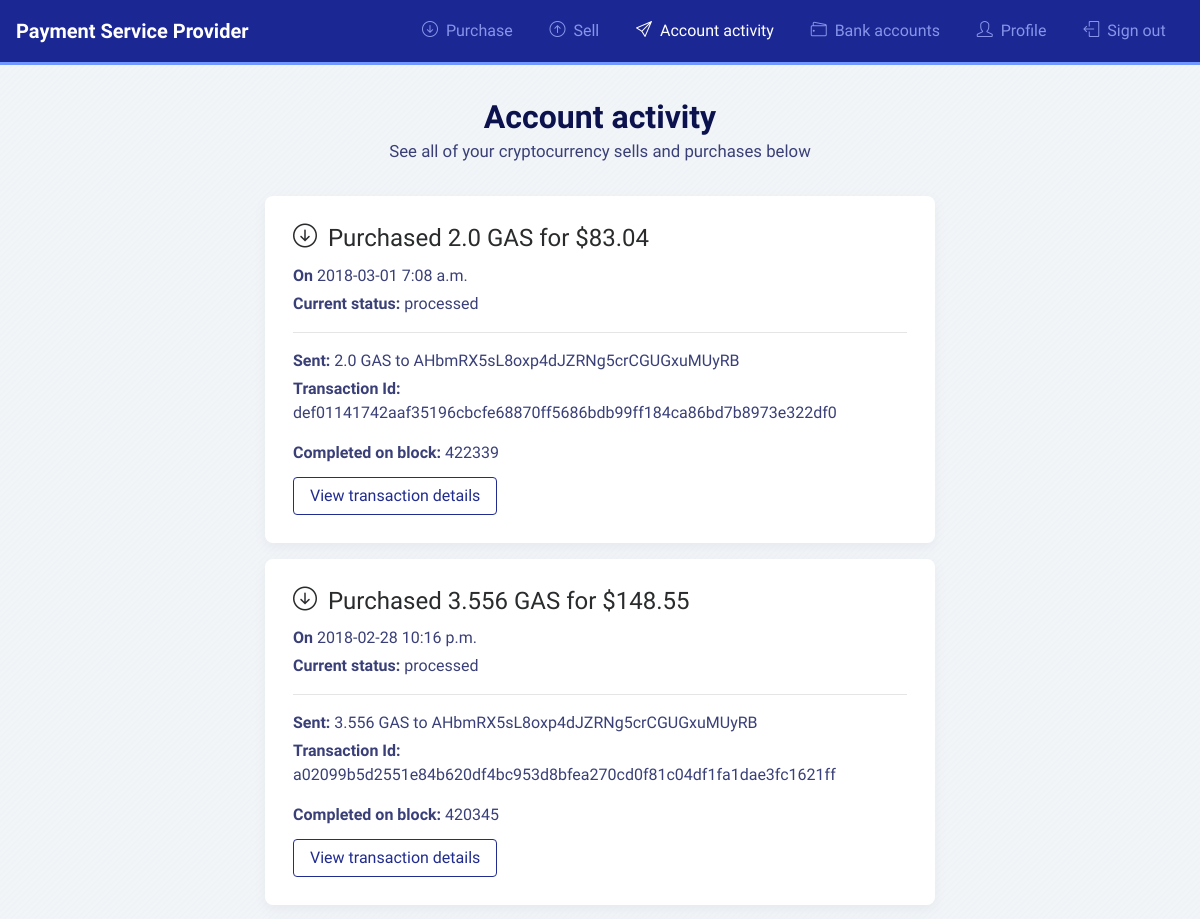
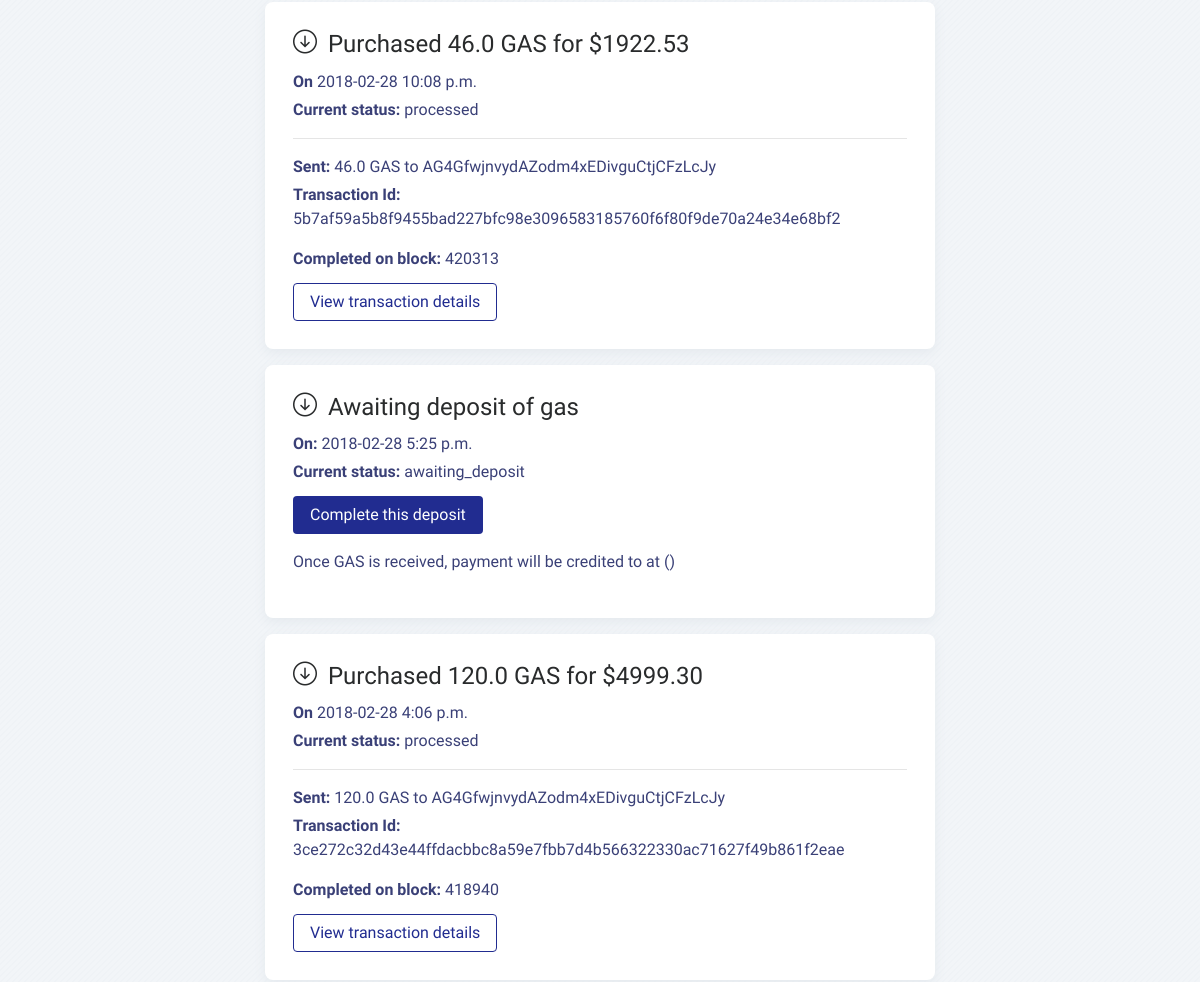
The app's page /customer/transactions/ (signed in, upper part), older data (2 pictures, top to bottom).
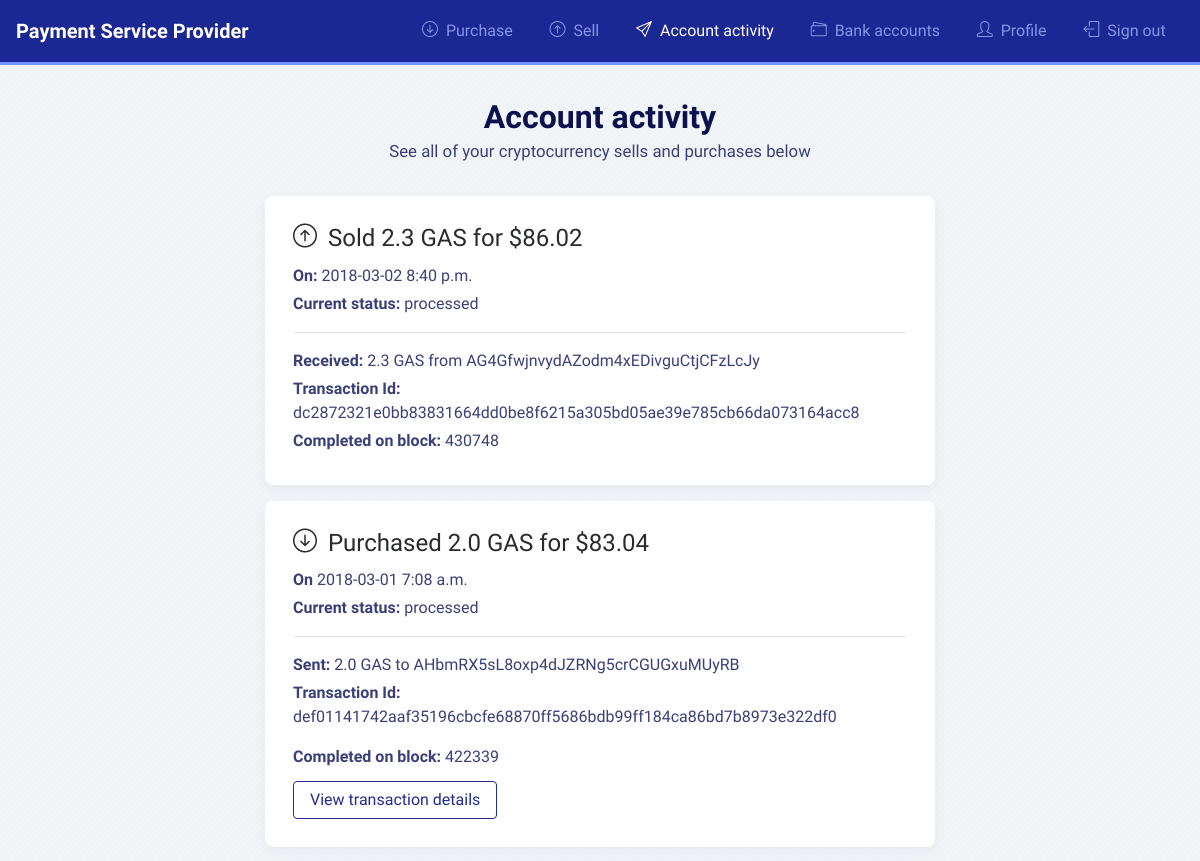
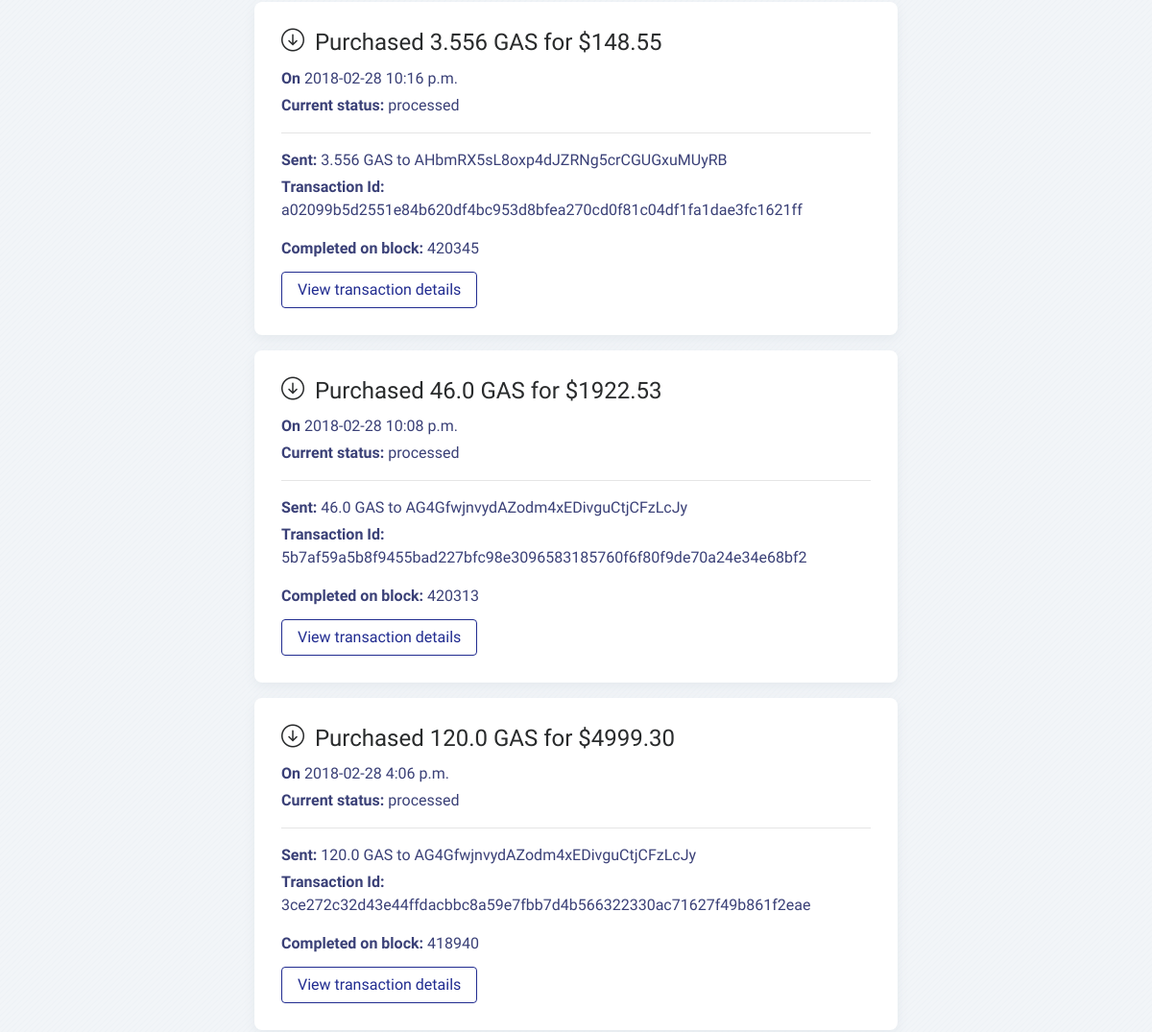
The same page, newer data (2 pictures, top to bottom).
### customer/models.py (models this page shows, shortened)
class Purchase(models.Model):
    asset = models.CharField(choices=ASSET_CHOICES,
                             default='GAS', max_length=3)
    amount = models.FloatField(default=1.00)
    user = models.ForeignKey(settings.AUTH_USER_MODEL,
                             on_delete=models.CASCADE)
    sender_account_id = models.CharField(max_length=128)
    receiver_account_id = models.CharField(max_length=128)
    neo_address = models.CharField(max_length=34)
    gas_price = models.FloatField()
    fee = models.FloatField(default=.05)
    total_gas = models.FloatField()
    total_fee = models.FloatField()
    total = models.FloatField()
    status = models.CharField(
        max_length=32, choices=PURCHASE_STATUS, default='pending')
    transfer_url = models.CharField(max_length=128)
    date_created = models.DateTimeField(auto_now_add=True)
    date_updated = models.DateTimeField(auto_now=True)
    failure_reason = models.CharField(max_length=1024, blank=True, null=True)
    blockchain_transfer = models.OneToOneField(
        'blockchain.BlockchainTransfer', blank=True, null=True, on_delete=models.CASCADE)
    class Meta:
        ordering = ['-date_created', ]

class Deposit(models.Model):
    amount = models.FloatField(default=1.00, blank=True, null=True)
    user = models.ForeignKey(settings.AUTH_USER_MODEL,
                             on_delete=models.DO_NOTHING)
    sender_account_id = models.CharField(max_length=128)
    receiver_account_id = models.CharField(max_length=128)
    neo_sender_address = models.CharField(max_length=34, blank=True, null=True)
    asset = models.CharField(choices=ASSET_CHOICES,
                             default='GAS', max_length=3)
    gas_price = models.FloatField(blank=True, null=True)
    fee = models.FloatField(default=.05)
    total_gas = models.FloatField(blank=True, null=True)
    total_fee = models.FloatField(blank=True, null=True)
    total = models.FloatField(blank=True, null=True)
    status = models.CharField(
        max_length=32, choices=PURCHASE_STATUS, default='awaiting_deposit')
    transfer_url = models.CharField(max_length=128, blank=True, null=True)
    date_created = models.DateTimeField(auto_now_add=True)
    date_updated = models.DateTimeField(auto_now=True)
    failure_reason = models.CharField(max_length=1024, blank=True, null=True)
    blockchain_transfer = models.OneToOneField(
        'blockchain.BlockchainTransfer', blank=True, null=True, on_delete=models.CASCADE)
    deposit_wallet = models.OneToOneField(
        'blockchain.DepositWallet', on_delete=models.CASCADE)
    invoice_id = models.UUIDField(auto_created=True)
    class Meta:
        ordering = ['-date_created', ]
    @property
    def receiver_account(self):
        url = '%s%s' % (DwollaClient.instance(
        ).funding_source_url, self.receiver_account_id)
        return dwolla_get_url(url)

### blockchain/models.py (models this page shows, shortened)
class BlockchainTransfer(models.Model):
    to_address = models.CharField(max_length=34)
    from_address = models.CharField(max_length=34)
    amount = models.FloatField()
    asset = models.CharField(
        max_length=3, choices=ASSET_CHOICES, default='GAS')
    transaction_id = models.CharField(max_length=64, blank=True, null=True)
    status = models.CharField(
        max_length=64, choices=PURCHASE_STATUS, default='pending')
    start_block = models.IntegerField()
    confirmed_block = models.IntegerField(blank=True, null=True)
    @property
    def transaction(self):
        if self.transaction_id:
            try:
                tx, height = Blockchain.Default().GetTransaction(self.transaction_id)
                return tx
            except Exception as e:
                print("Could not get transaction %s " % e)
        return None
    @property
    def tx_json(self):
        return {}

### customer/views.py (the view)
# urls.py: path('transactions/', TransactionView.as_view(), name='transactions'),
class TransactionView(View):
    template_name = 'transactions.html'
    @method_decorator(login_required)
    def get(self, request, *args, **kwargs):
        purchases = request.user.purchase_set.all()
        deposits = request.user.deposit_set.all()
        pending_deposit = request.user.pending_deposit
        all_tx = list(purchases) + list(deposits)
        all_tx.sort(key=lambda x: x.date_updated, reverse=True)
        return render(request, self.template_name, {'all_tx': all_tx, 'pending_deposit': pending_deposit})

### customer/dwolla.py (called while the page is built)
def dwolla_get_url(url):
    try:
        result = DwollaClient.instance().token.get(url)
        return result.body
    except Exception as e:
        logger.error("Could not get url: %s %s " % (url, e))
    return None

    @property
    def api_url(self):
        if self._client.environment == 'sandbox':
            return 'https://api-sandbox.dwolla.com/'
        return 'https://api.dwolla.com/'

    @property
    def funding_source_url(self):
        return '%sfunding-sources/' % self.api_url

    @property
    def token(self):
        return self._token

    @staticmethod
    def instance():
        if not DwollaClient.__instance:
            DwollaClient.__instance = DwollaClient()
        return DwollaClient.__instance

### customer/templatetags/customer_tags.py (called while the page is built)
@register.filter
def get_type(value):
    try:
        return value.__class__.__name__
    except Exception as e:
        print("couldnt get class name %s " % e)
    return type(value)

### nexpsp/context_processors.py (called while the page is built)
def crypto_prices(request):
    ctx = {}
    for price in Price.objects.all():
        ctx['price_%s' % price.asset] = price.usd
    return ctx

### templates/transactions.html (shortened to what this page needs)
{% extends "account/base.html" %}
{% load bootstrap4 %}
{% load i18n %}
{% load customer_tags %}
{% block content %}
<h1>{% trans "Account activity" %}</h1>
<p class="text-center larger-body-copy">{% trans "See all of your cryptocurrency sells and purchases below" %}</p>
<div class="row">
    <div class="col-sm-12">
        {% for tx in all_tx %}
        {% if tx|get_type == 'Deposit' %}
            {% with tx as deposit %}
            {% include 'transaction/sale.html' %}
            {% endwith %}
        {% elif tx|get_type == 'Purchase' %}
            {% include 'transaction/purchase.html' %}
        {% else %}
            <p>Could not determin type {{ tx|get_type }} </p>
        {% endif %}
        {% endfor %}
    </div>
</div>
{% endblock %}

### templates/transaction/sale.html
<div class="card card-block mb-3">
            {% if deposit.status == 'awaiting_deposit' %}
            <h4 class="card-title"><i class="icon icon-arrow-down-circle"></i> Awaiting deposit of gas</h4>
            {% elif deposit.status == 'gas_received' %}
            <h4 class="card-title"><i class="icon icon-arrow-down-circle"></i> Recieved {{ deposit.amount }} GAS, initiating payment to {{ deposit.receiver_account.name }} at {{ deposit.receiver_account.bankName }} ({{ deposit.receiver_account.bankAccountType }})</h4>
            {% elif deposit.status == 'pending' %}
            <h4 class="card-title"><i class="icon icon-arrow-up-circle"></i> Sold {{ deposit.amount }} GAS for ${{ deposit.total|floatformat:2 }}</h4>
            {% elif deposit.status == 'processed' %}
            <h4 class="card-title"><i class="icon icon-arrow-up-circle"></i> Sold {{ deposit.amount }} GAS for ${{ deposit.total|floatformat:2 }}</h4>
            {% elif deposit.status == 'failed' %}
            <h4 class="card-title">Error processing deposit.</h4>
            {% endif %}
            <div class="card-text">
                <p class="mb-1"><strong>On:</strong> {{ deposit.date_updated|date:'Y-m-d' }} {{ deposit.date_updated|time }}</p>
                <p class="mb-1"><strong>Current status:</strong> {{ deposit.status }}</p>
                {% if deposit.blockchain_transfer.transaction_id %}
                    <hr/>
                    <p class="mb-1"><strong>Received:</strong> {{ deposit.amount }} {{ deposit.asset }} from {{ deposit.neo_sender_address }}</p>
                    <p class="mb-1"><strong>Transaction Id:</strong> {{ deposit.blockchain_transfer.transaction_id }}</p>
                    <p class="mb-1"><strong>Completed on block:</strong> {{ deposit.blockchain_transfer.confirmed_block }}</p>
                {% else %}
                    <a class="btn btn-primary mb-3 mt-2" href="{% url 'deposit-crypto' %}">Complete this deposit</a>
                    <p>Once GAS is received, payment will be credited to <strong>{{ deposit.receiver_account.name }}</strong> at {{ deposit.receiver_account.bankName }} ({{ deposit.receiver_account.bankAccountType }})
                {% endif %}
            </div>
        </div>

### templates/transaction/purchase.html (shortened to what this page needs)
       <div class="card card-block mb-3">
            <h4 class="card-title"><i class="icon icon-arrow-down-circle"></i> Purchased {{ tx.amount }} {{ tx.asset }} for ${{ tx.total|floatformat:2 }}</h4>
            <div class="card-text">
                <p class="mb-1"><strong>On</strong> {{ tx.date_updated|date:'Y-m-d' }} {{ tx.date_updated|time }}</p>
                <p class="mb-1"><strong>Current status:</strong> {{ tx.status }}</p>
                <hr/>
                {% if tx.blockchain_transfer_id > 0 %}
                    <p class="mb-1"><strong>Sent:</strong> {{ tx.amount }} {{ tx.asset }} to {{ tx.neo_address }}</p>
                    <p class="mb-1"><p><strong>Transaction Id:</strong> {{ tx.blockchain_transfer.transaction_id }}</p>
                    {% if tx.blockchain_transfer.confirmed_block %}
                    <p class="mb-1"><strong>Completed on block:</strong> {{ tx.blockchain_transfer.confirmed_block }}</p>
                    <button type="button" class="btn btn-secondary toggle-tx-details mt-2">View transaction details</button>
                    {% else %}
                    <p><em>Pending</em> Submitted on block {{ tx.blockchain_transfer.start_block }}</p>
                    {% endif %}
                {% else %}
                <p>Will send {{ tx.amount }} {{ tx.asset }} to {{ tx.neo_address }}</p>
                {% endif %}
            </div>
        </div>

Row changes from the older to the newer data that the page shows:
changed Deposit: amount (not shown) → "2.3"; total (not shown) → "86.02"; date_updated "2018-02-28" → "2018-03-02"; date_updated "5:25 p.m." → "8:40 p.m."; status "awaiting_deposit" → "processed"; asset (not shown) → "GAS"; neo_sender_address (not shown) → "AG4GfwjnvydAZodm4xEDivguCtjCFzLcJy"; blockchain_transfer.transaction_id (not shown) → "dc2872321e0bb83831664dd0be8f6215a305bd05ae39e785cb66da073164acc8"; blockchain_transfer.confirmed_block (not shown) → "430748"; status "Awaiting deposit of gas" → "Sold GAS for $"; blockchain_transfer_id "Complete this deposit Once GAS is received, payment will be credited to at ( )" → "Received: from Transaction Id: Completed on block:"; moves up the list
